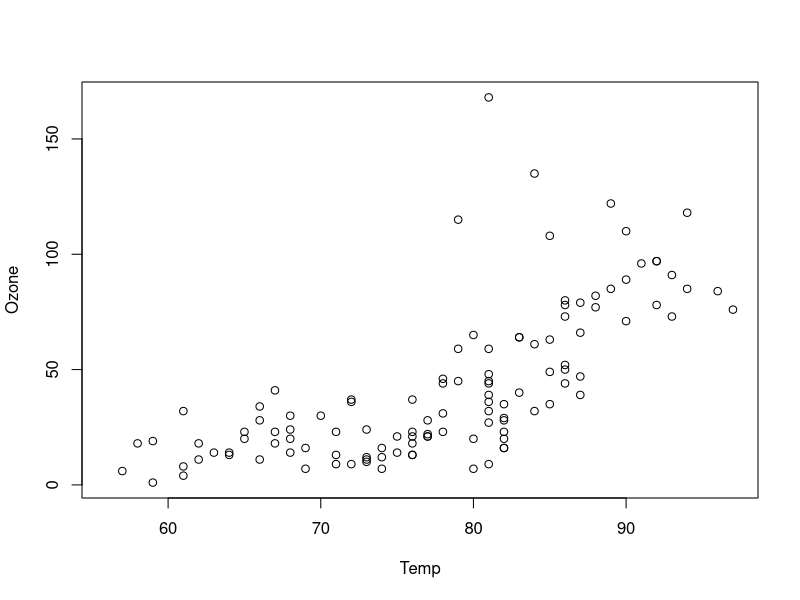
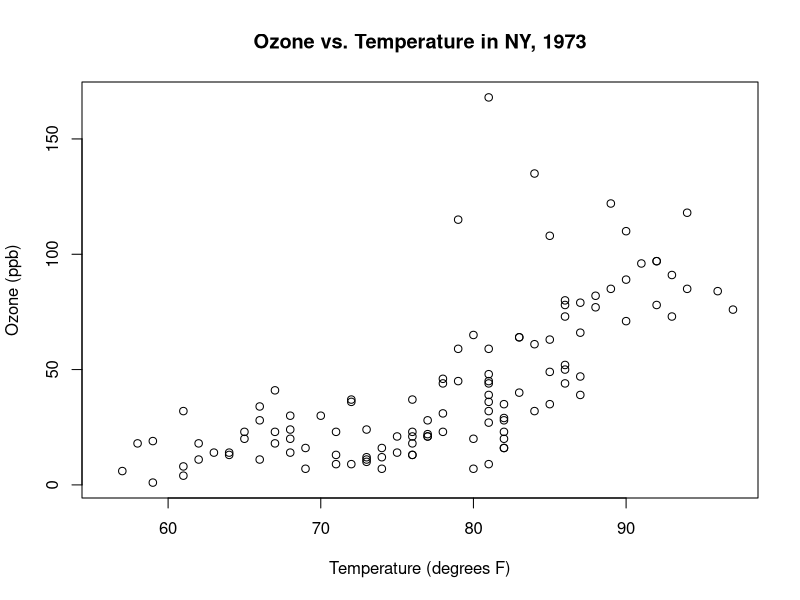
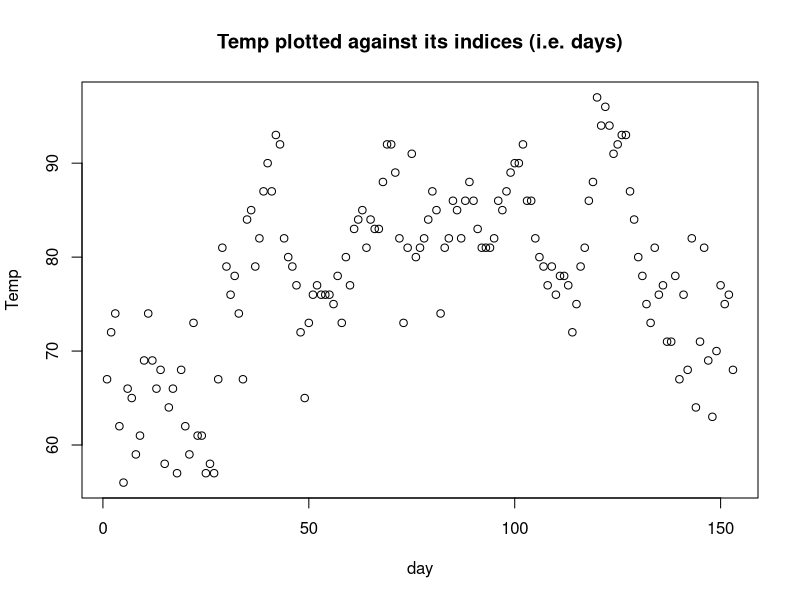
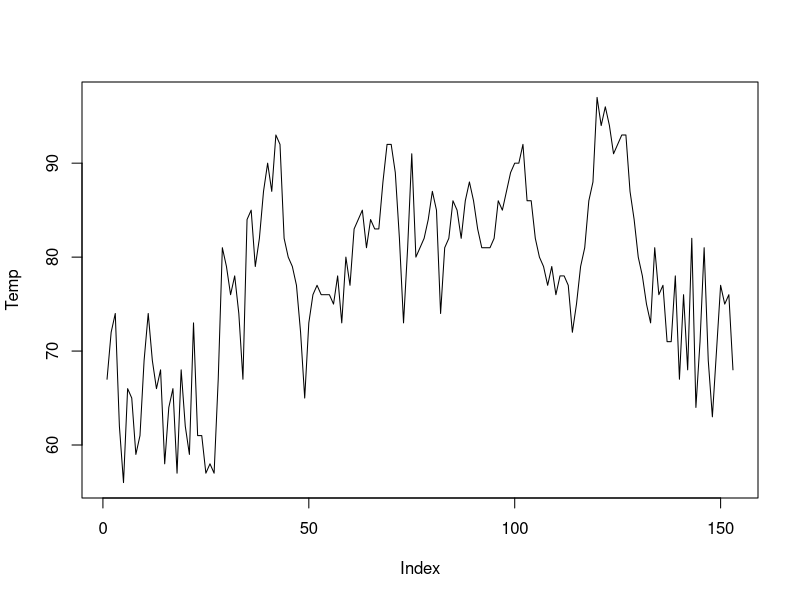
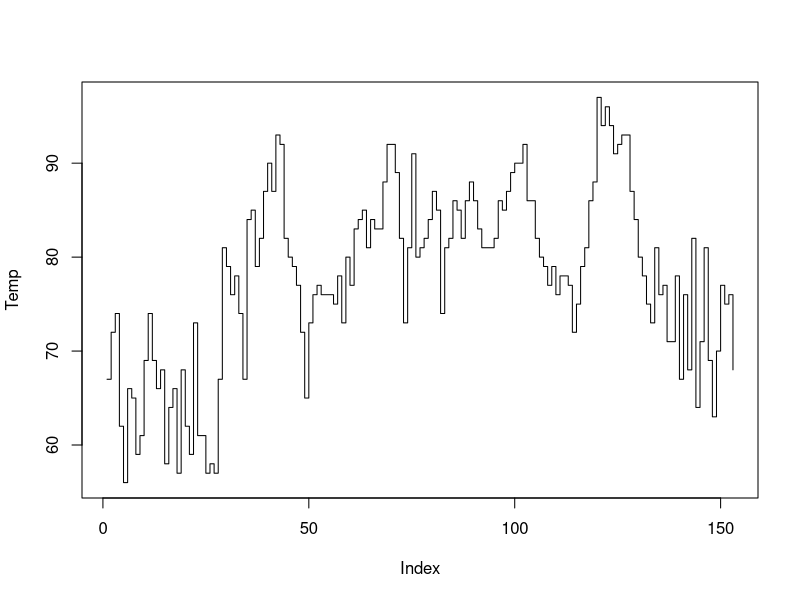
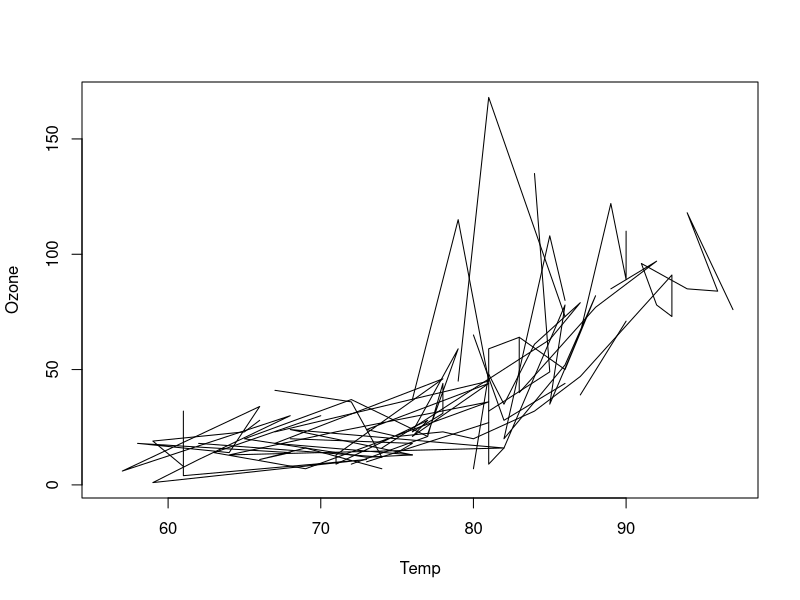
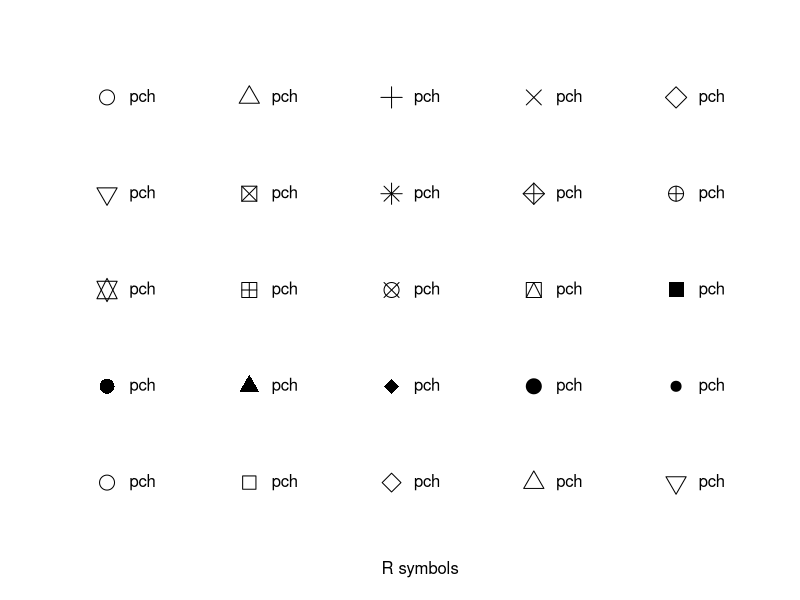
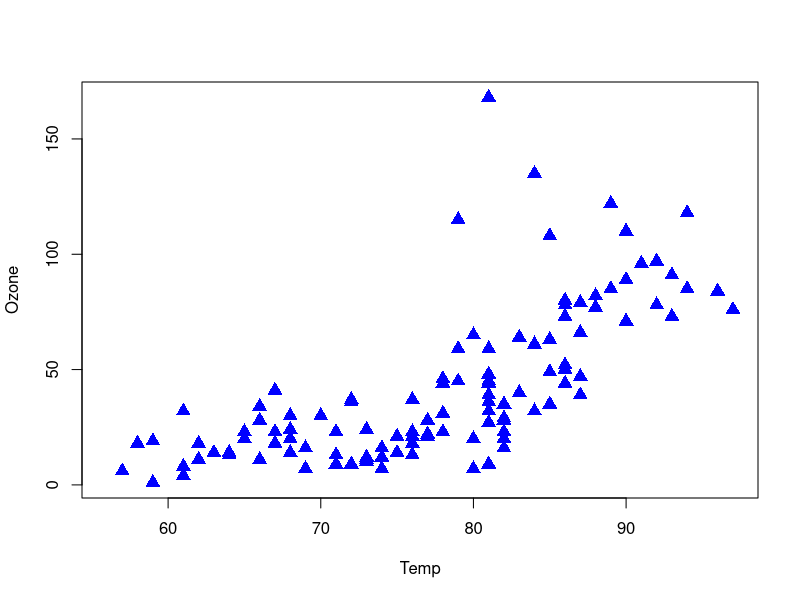

The R source for these figures, in order:
## -------------- X-Y PLOTS --------------

# --- sample data ---
data(airquality)   # loads the airquality dataset into the workspace
attach(airquality) # extracts each variable as a vector



## -------------- PLOT FUNCTIONS --------------
# --- point plot ---
plot(Temp, Ozone)



# --- adding labels ---
plot(Temp, Ozone, main="Ozone vs. Temperature in NY, 1973", 
     xlab="Temperature (degrees F)", ylab="Ozone (ppb)")



# --- plotting one set of points ---
plot(Temp, main="Temp plotted against its indices (i.e. days)", 
     xlab="day")



# --- plotting lines ---
plot(Temp, type="l")  # "l" for lines
plot(Temp, type="s")  # "s" for stair steps



plot(Temp, Ozone, type="l")



# --- point types ---
x<-rep(seq(1,5),5) 
y<-sort(x,decreasing=TRUE) 
pch<-seq(1,25) 
plot(x,y,pch=pch,cex=2,xlim=c(1,5.4), axes=FALSE,xlab="R symbols",ylab="")
text(x+0.25,y,'pch')



# --- color and size ---
plot(Temp, Ozone, pch=17, col="blue", cex=1.5)
plot(Temp, Ozone, main="Default Sizes", pch=17, col='blue')
plot(Temp, Ozone, col='blue', main="Inflated Sizes", pch=17, cex=1.5, cex.lab=1.5, cex.axis=1.5, cex.main=1.5, las=1)
plot(Temp, type='l', lwd=4,  main="Thicker line")



## -------------- ADDING POINTS OR LINES TO AN EXISTING PLOT --------------
plot(Ozone, type="l", xlab="", ylab="")
plot(Ozone, type="l", xlab="", ylab="")
points(Temp, col='blue')           # adds points
points(Temp, col='blue', type='l') # adds a line through these points
lines(Temp, col='blue')            # a shortcut for points(Temp, type='l'); does exactly the same thing



plot(Ozone, type="l", xlab="", ylab="")
points(Temp, col='blue')           # adds points
points(Temp, col='blue', type='l') # adds a line through these points
lines(Temp, col='blue')            # a shortcut for points(Temp, type='l'); does exactly the same thing
lines(Solar.R, col='red')



range(Temp)                        # gives the minimum and maximum values
range(Solar.R, na.rm=T)            # why do we need the na.rm=T argument here?
range(Ozone, na.rm=T)
# It looks like we need our plot window to range between 1 and 334 if we're to cover everything
# We'll also change the x-limit, just to show its effect



plot(Ozone, ylab="", type="l", xlim=c(1,170), ylim=c(1,334)) 
lines(Temp, col='blue')
lines(Solar.R, col='red')



## -------------- ADDING A LEGEND --------------
plot(Ozone, xlab="days", ylab="", type="l", xlim=c(1,170), ylim=c(1,334)) 
lines(Temp, col='blue')
lines(Solar.R, col='red')
legend('topright',legend=c('ozone (ppb)','temp (F)','rad (lang)'),col=c('black','blue','red'), lty='solid')



plot(Ozone, ylab="", type="l", xlim=c(1,170), ylim=c(1,334)) 
lines(Temp, col='blue')
lines(Solar.R, col='red')
# add a legend at x=50, y=250
# note: this isn't a brilliant place for it; just showing how it works
# bg="white" forces a white (as opposed to transparent) legend background
legend(50,250,legend=c('ozone (ppb)','temp (F)','rad (lang)'), col=c('black','blue','red'), lty='dashed', bg="white")



## -------------- MULTIPLE LINES ON ONE PLOT --------------
toplot = matrix(1:12, 4) + rnorm(12,sd=3)



toplot = t(matrix(1:12, 4)) + rnorm(12,sd=3)
matplot(toplot,  lty=1, lwd=2,type='l')     # Each column plotted as a separate line



## -------------- ADDING TEXT --------------
# Evaluate these lines one-by-one so you understand what each is doing!
value           = mean(Temp,na.rm=T)        # calculate the mean
rounded_value   = round(value, 1)           # round to 1 decimal place, for display purposes
text_to_display = paste("Mean Temp =", rounded_value)



# now plot, and add text_to_display at desired x,y coords
plot(Temp, type='l', ylab="degrees F", xlab="Days", main="Temperature")
text(25,95,text_to_display)



## -------------- VECTOR ARGUMENTS TO CEX, COL --------------
colors       = rep('blue',length(Temp))   # all elements are 'blue'
odds         = seq(1, length(Temp), by=2) # the odd indices: c(1,3,5, ...)
colors[odds] = 'red'
# check that "colors" has alternating "red" and "blue"
plot(Temp, col=colors, pch=19)



# help them with the more straightforward way
# e.g. colors[Month==5] = 'blue'; colors[Month==6] = 'red', etc.

n                = length(Temp)

colors           = rep(NA,n)
palette          = c('blue','red','green','brown','purple')
colors[Month==5] = palette[1]
colors[Month==6] = palette[2]
colors[Month==7] = palette[3]
colors[Month==8] = palette[4]
colors[Month==9] = palette[5]
## 
## sizes = rep(NA,n)
## sizes[Solar.R<100] = 1
## sizes[Solar.R>=200 & Solar.R<300] = 2
## sizes[Solar.R>300] = 3
## 
##plot(Temp,Ozone,col=colors,pch=19)
## legend(55,170, legend=unique(Month), fill=palette, title='Month')
## legend(63,170, pch=19, legend=c("<100","100 - 200",">300"), pt.cex=1:3, title="Solar.R")
## 
## 
## # then try it a little more programatically
## cols = rep(NA,n)
## months = unique(Month)
## for (i in 1:length(months)){
##   cols[Month==months[i]] = palette[i]
## }
##
# or better yet
## nmonths = length(unique(Month))
## library(RColorBrewer)
## palette = brewer.pal(nmonths, 'Set2')
## colors = as.character(cut(Month, nmonths, labels=palette))
## plot(Temp,Ozone,pch=19,col=colors,cex=sizes)
## legend(55,170, legend=unique(Month), fill=palette, title='Month')
## legend(63,170, pch=19, legend=c("<100","100 - 200",">300"), pt.cex=1:3, title="Solar.R")
## 
## 
## dates          = as.Date(paste("1973",Month,Day, sep="-"))
## dow            = format(dates, "%a")
## weekends       = which(dow %in% c('Sat','Sun'))
## cols           = rep('red',length(Temp))
## cols[weekends] = 'blue'
## library(scales)
## sizes          = scales::rescale(Solar.R,c(1,3))
## plot(Temp,Ozone, col=cols, cex=sizes)
## legend(60,170,legend=c('weekends','weekdays'),fill=c('blue','red'))
## leg.vals       = c(100,200,300)
## leg.sizes      = rescale(leg.vals, to=c(1,3), from=range(Solar.R,na.rm=T))
## legend(60,120,legend=leg.vals,pt.cex=leg.sizes, pch=19, title='Solar.R')
## 
  


## -------------- HISTOGRAM PLOTS --------------
hist(Temp, main="Default number of bins based on number of values")



hist(Temp, breaks=50, main="50 bins")



hist(Temp, breaks=c(0,60,85,100), main="Explicitly-set breaks")
# Be sure you understand exactly what this is doing!
# This is the sort of task you'll have to do a lot.



## -------------- BOXPLOTS --------------
boxplot(Ozone ~ Month, main="Boxplot of Ozone values",xlab='Month')



## -------------- BAR PLOTS --------------
# Bad way (this would be awful if we had, say, 100 elements to deal with instead of just 5)
monthly_averages    = c() # an empty vector
monthly_averages[1] = mean(Temp[Month==5])
monthly_averages[2] = mean(Temp[Month==6])
monthly_averages[3] = mean(Temp[Month==7])
monthly_averages[4] = mean(Temp[Month==8])
monthly_averages[5] = mean(Temp[Month==9])



# Better way
monthly_averages = c() # an empty vector
for (i in 5:9) {
  monthly_averages = c(monthly_averages, mean(Temp[Month==i]))
}



# Even better (why?)
months           = unique(Month)
monthly_averages = rep(NA, length(months))
for (i in 1:length(months)) {
  monthly_averages[i] = mean(Temp[Month==months[i]])
}



# Best way (stay tuned ...)
monthly_averages = sapply(unique(Month), function(x) mean(Temp[Month==x]))



# Plot monthly_averages, no matter how you obtained it
plot(monthly_averages, pch=19, xlab="Month", ylab="degrees T", main="Temperature")



barplot(monthly_averages, 
        names.arg = c('May','June','July','Aug','Sep'), 
        ylab="degrees F", main="Monthly Average Temperature")



a <- barplot(monthly_averages, names.arg = c('May','June','July','Aug','Sep'), ylab="degrees F", main="Monthly Average Temperature")
#now we can add some text easily
text(a, monthly_averages,round(monthly_averages,1),pos=1)



# --- Grouped bar plots ---


# Note a couple new tricks introduced here:
# 1) Periods are legal character in variable names.
# 2) You can assign two variables to equal the same value in one line.



months   = unique(Month)
temp.avg = ozone.avg = rep(NA, length(months)) 
for (i in 1:length(months)) {
  temp.avg[i] = mean(Temp[Month==months[i]])
  ozone.avg[i] = mean(Ozone[Month==months[i]], na.rm=T) 
  # Why did we need na.rm=T for Ozone, but not Temp?
}
avgs = cbind(temp.avg, ozone.avg) # bind temp.avg and ozone.avg as columns



# barplot groups on columns, so temp.avg and ozone.avg each get their own bar
barplot(avgs)
barplot(t(avgs)) # after transposing, each month is its own group



# beside=T unstacks the bars and places them side-by-side
# barplot() knows that if there are groups, we'll need a legend to specify which bar is which.
# So, it provide an automatic-legend generator, andall we have so supply is legend.text.
barplot(t(avgs), names.arg = c('May','June','July','Aug','Sep'), beside=T, legend.text=c('Temp','Ozone'))



## -------------- MULTI PANEL PLOTS --------------

# --- Regular grids ---
par(mfrow=c(2,2)) # make a 2x2 grid in which to place plots
hist(Ozone)
hist(Temp)
hist(Solar.R)
plot(Temp,Ozone)



# --- Irregular grids ---
layout(matrix(c(1,1,2,3), 2, 2, byrow=T))
plot(Temp,Ozone)
hist(Temp)
hist(Ozone)



# --- Two lines with different scales ---
plot(Ozone, ylab="", type="l", xlim=c(1,170)) 
par(new=T)
plot(Solar.R, col='red',type='l',axes=F,xlab='',ylab='', xlim=c(1,170))
axis(4,col.axis='red')
